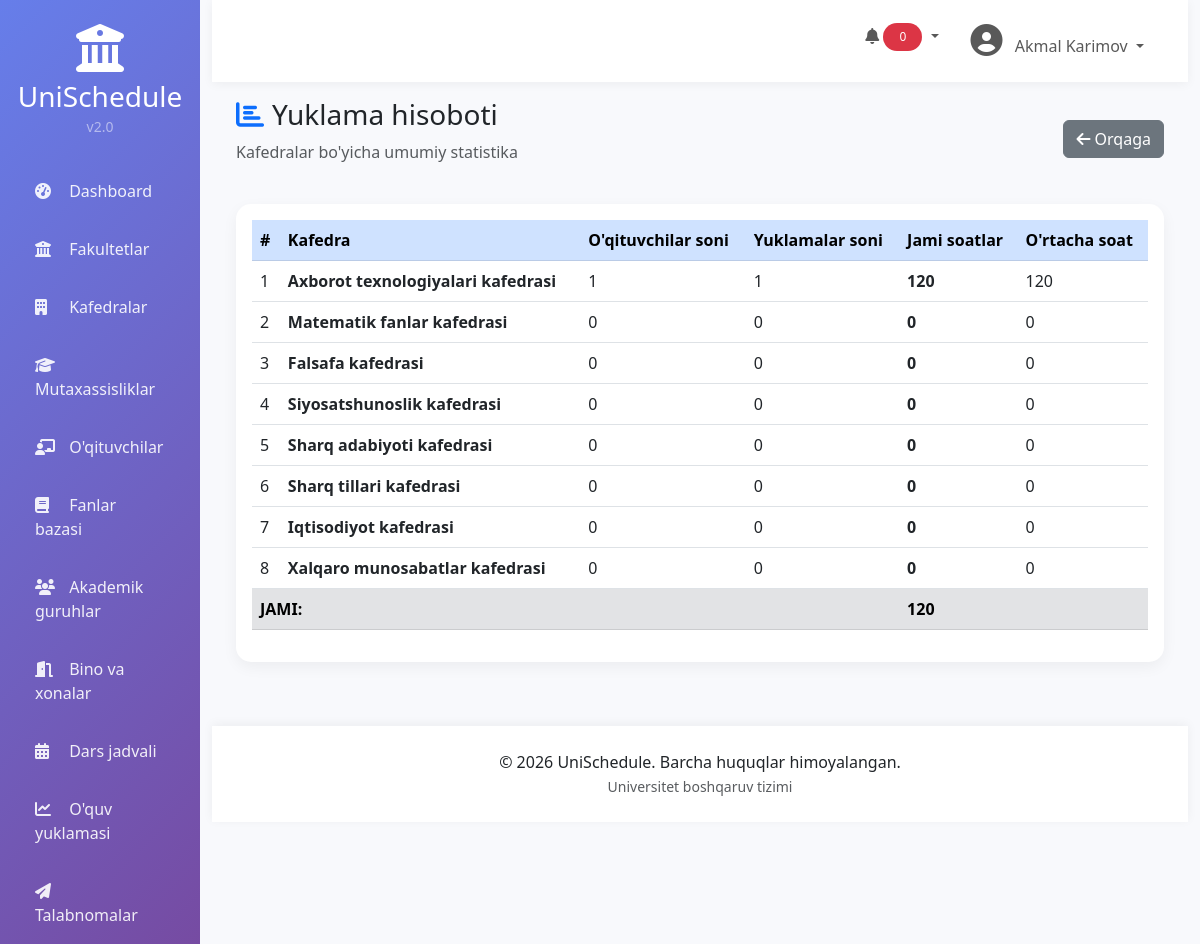
The app's page /workload/summary/ (signed in) with its own data.
### departments/models.py (models this page shows, shortened)
class Department(models.Model):
    name = models.CharField(max_length=255, verbose_name="Nomi")
    code = models.CharField(max_length=20, unique=True, verbose_name="Kodi")
    faculty = models.ForeignKey(Faculty, on_delete=models.CASCADE, related_name='departments', verbose_name="Fakultet")
    head_name = models.CharField(max_length=255, blank=True, verbose_name="Kafedra mudiri")
    phone = models.CharField(max_length=20, blank=True, verbose_name="Telefon")
    email = models.EmailField(blank=True, verbose_name="Email")
    description = models.TextField(blank=True, verbose_name="Tavsif")
    created_at = models.DateTimeField(auto_now_add=True)
    updated_at = models.DateTimeField(auto_now=True)
    class Meta:
        verbose_name = "Kafedra"
        verbose_name_plural = "Kafedralar"
        ordering = ['faculty__name', 'name']

### workload/views.py (the view)
# urls.py: path('summary/', views.workload_summary, name='workload_summary'),
@login_required
def workload_summary(request):
    departments = Department.objects.all()
    summary_data = []
    for dept in departments:
        workloads = Workload.objects.filter(teacher__department=dept)
        total_hours = 0
        for w in workloads:
            total_hours += w.total_hours
        teacher_count = workloads.values('teacher').distinct().count()
        summary_data.append({
            'department': dept,
            'total_hours': total_hours,
            'teacher_count': teacher_count,
            'workload_count': workloads.count(),
        })
    total_overall_hours = sum(d['total_hours'] for d in summary_data)
    context = {
        'summary_data': summary_data,
        'total_overall_hours': total_overall_hours,
    }
    return render(request, 'workload/summary.html', context)

### workload/models.py (called while the page is built)
    @property
    def total_hours(self):
        return self.lecture_hours + self.practical_hours + self.lab_hours + self.independent_hours

### templates/workload/summary.html (shortened to what this page needs)
{% extends 'base.html' %}
{% block content %}
<div class="d-flex justify-content-between align-items-center mb-4">
    <div>
        <h1 class="h3 mb-0"><i class="fas fa-chart-bar text-primary me-2"></i>Yuklama hisoboti</h1>
        <p class="text-muted mt-2">Kafedralar bo'yicha umumiy statistika</p>
    </div>
    <a href="{% url 'workload_list' %}" class="btn btn-secondary">
        <i class="fas fa-arrow-left"></i> Orqaga
    </a>
</div>
<div class="card">
    <div class="card-body">
        <div class="table-responsive">
            <table class="table table-hover">
                <thead class="table-primary">
                    <tr>
                        <th>#</th>
                        <th>Kafedra</th>
                        <th>O'qituvchilar soni</th>
                        <th>Yuklamalar soni</th>
                        <th>Jami soatlar</th>
                        <th>O'rtacha soat</th>
                    </tr>
                </thead>
                <tbody>
                    {% for data in summary_data %}
                    <tr>
                        <td>{{ forloop.counter }}</td>
                        <td><strong>{{ data.department.name }}</strong></td>
                        <td>{{ data.teacher_count }}</td>
                        <td>{{ data.workload_count }}</td>
                        <td><strong>{{ data.total_hours }}</strong></td>
                        <td>{% widthratio data.total_hours data.teacher_count 1 %}</td>
                    </tr>
                    {% empty %}
                    <tr><td colspan="6" class="text-center">Ma'lumot topilmadi</td></tr>
                    {% endfor %}
                </tbody>
                <tfoot class="table-secondary">
                    <tr>
                        <th colspan="4">JAMI:</th>
                        <th><strong>{{ total_overall_hours }}</strong></th>
                        <th></th>
                    </tr>
                </tfoot>
            </table>
        </div>
    </div>
</div>
{% endblock %}

### templates/base.html (shortened to what this page needs)
<!DOCTYPE html>
<html lang="uz">
<head>
    <link href="https://cdn.jsdelivr.net/npm/bootstrap@5.3.0/dist/css/bootstrap.min.css" rel="stylesheet">
    <link href="https://cdnjs.cloudflare.com/ajax/libs/font-awesome/6.4.0/css/all.min.css" rel="stylesheet">
    <link href="https://cdn.datatables.net/1.13.6/css/dataTables.bootstrap5.min.css" rel="stylesheet">
    {% load static %}
    <link rel="stylesheet" href="{% static 'css/style.css' %}">
</head>
<body>
    <div class="container-fluid">
        <div class="row">
            <div class="col-md-3 col-lg-2 px-0 sidebar" id="sidebar">
                <div class="text-center py-4">
                    <div class="logo">
                        <i class="fas fa-university fa-3x text-white mb-2"></i>
                        <h3 class="text-white mb-0">UniSchedule</h3>
                        <small class="text-white-50">v2.0</small>
                    </div>
                </div>
                <nav class="nav flex-column">
                    <a class="nav-link {% if request.resolver_match.url_name == 'dashboard' %}active{% endif %}" href="/">
                        <i class="fas fa-tachometer-alt"></i> <span>Dashboard</span>
                    </a>
                    <a class="nav-link" href="/faculties/">
                        <i class="fas fa-university"></i> <span>Fakultetlar</span>
                    </a>
                    <a class="nav-link" href="/departments/">
                        <i class="fas fa-building"></i> <span>Kafedralar</span>
                    </a>
                    <a class="nav-link" href="/specializations/">
                        <i class="fas fa-graduation-cap"></i> <span>Mutaxassisliklar</span>
                    </a>
                    <a class="nav-link" href="/teachers/">
                        <i class="fas fa-chalkboard-user"></i> <span>O'qituvchilar</span>
                    </a>
                    <a class="nav-link" href="/subjects/">
                        <i class="fas fa-book"></i> <span>Fanlar bazasi</span>
                    </a>
                    <a class="nav-link" href="/groups/">
                        <i class="fas fa-users"></i> <span>Akademik guruhlar</span>
                    </a>
                    <a class="nav-link" href="/rooms/">
                        <i class="fas fa-door-open"></i> <span>Bino va xonalar</span>
                    </a>
                    <a class="nav-link" href="/schedule/">
                        <i class="fas fa-calendar-alt"></i> <span>Dars jadvali</span>
                    </a>
                    <a class="nav-link" href="/workload/">
                        <i class="fas fa-chart-line"></i> <span>O'quv yuklamasi</span>
                    </a>
                    <a class="nav-link" href="/requests/">
                        <i class="fas fa-paper-plane"></i> <span>Talabnomalar</span>
                    </a>
                </nav>
            </div>
            <div class="col-md-9 col-lg-10 main-content">
                <nav class="navbar navbar-expand-lg navbar-custom">
                    <div class="container-fluid">
                        <div class="collapse navbar-collapse">
                            <ul class="navbar-nav ms-auto">
                                <li class="nav-item me-3">
                                    <div class="dropdown">
                                        <button class="btn btn-link nav-link dropdown-toggle" type="button" id="notificationDropdown" data-bs-toggle="dropdown">
                                            <i class="fas fa-bell"></i>
                                            <span class="badge bg-danger" id="notificationBadge">0</span>
                                        </button>
                                    </div>
                                </li>
                                <li class="nav-item dropdown">
                                    <a class="nav-link dropdown-toggle" href="#" id="navbarDropdown" role="button" data-bs-toggle="dropdown">
                                        <i class="fas fa-user-circle fa-2x"></i>
                                        <span class="ms-2">{{ user.get_full_name|default:user.username }}</span>
                                    </a>
                                </li>
                            </ul>
                        </div>
                    </div>
                </nav>
                <div class="px-4 py-3 fade-in">
                    {% block content %}{% endblock %}
                </div>
                <div class="footer">
                    <p class="mb-0">
                        &copy; 2026 UniSchedule. Barcha huquqlar himoyalangan.
                        <br>
                        <small class="text-muted">Universitet boshqaruv tizimi</small>
                    </p>
                </div>
            </div>
        </div>
    </div>
</body>
</html>

### static/css/style.css (style rules this page uses)
:root { --primary: #667eea; --primary-dark: #5a67d8; --secondary: #764ba2; --success: #48bb78; --danger: #f56565; --warning: #ed8936; --info: #4299e1; --dark: #2d3748; --light: #f7fafc; }
* { margin: 0; padding: 0; box-sizing: border-box; }
body { font-family: 'Segoe UI', Tahoma, Geneva, Verdana, sans-serif; background: linear-gradient(135deg, #667eea 0%, #764ba2 100%); min-height: 100vh; }
.sidebar { background: linear-gradient(135deg, var(--primary) 0%, var(--secondary) 100%); box-shadow: 2px 0 20px rgba(0,0,0,0.1); transition: all 0.3s; }
.sidebar .nav-link { color: rgba(255,255,255,0.9); padding: 12px 20px; margin: 5px 15px; border-radius: 10px; transition: all 0.3s; position: relative; overflow: hidden; }
.sidebar .nav-link::before { content: ''; position: absolute; top: 0; left: -100%; width: 100%; height: 100%; background: rgba(255,255,255,0.1); transition: left 0.3s; }
.sidebar .nav-link i { margin-right: 10px; width: 20px; }
.main-content { background: #f8f9fc; min-height: 100vh; }
.navbar-custom { background: white; box-shadow: 0 2px 10px rgba(0,0,0,0.05); padding: 1rem 1.5rem; }
.card { border: none; border-radius: 15px; box-shadow: 0 5px 15px rgba(0,0,0,0.05); transition: all 0.3s; overflow: hidden; }
.badge { padding: 0.5rem 1rem; border-radius: 20px; font-weight: 500; }
.fade-in { animation: fadeIn 0.5s ease-in; }
.footer { background: white; padding: 1.5rem; text-align: center; margin-top: 3rem; box-shadow: 0 -2px 10px rgba(0,0,0,0.05); }

### templates/base.html (style rules this page uses)
.sidebar { min-height: 100vh; }

### records on screen
Department: department.name "Axborot texnologiyalari kafedrasi", teacher_count "1", workload_count "1", total_hours "120"
Department: department.name "Matematik fanlar kafedrasi", teacher_count "0", workload_count "0", total_hours "0"
Department: department.name "Falsafa kafedrasi", teacher_count "0", workload_count "0", total_hours "0"
Department: department.name "Siyosatshunoslik kafedrasi", teacher_count "0", workload_count "0", total_hours "0"
Department: department.name "Sharq adabiyoti kafedrasi", teacher_count "0", workload_count "0", total_hours "0"
Department: department.name "Sharq tillari kafedrasi", teacher_count "0", workload_count "0", total_hours "0"
Department: department.name "Iqtisodiyot kafedrasi", teacher_count "0", workload_count "0", total_hours "0"
Department: department.name "Xalqaro munosabatlar kafedrasi", teacher_count "0", workload_count "0", total_hours "0"

### other values on screen
{{ user.get_full_name|default:user.username }} "Akmal Karimov"
{{ total_overall_hours }} "120"
